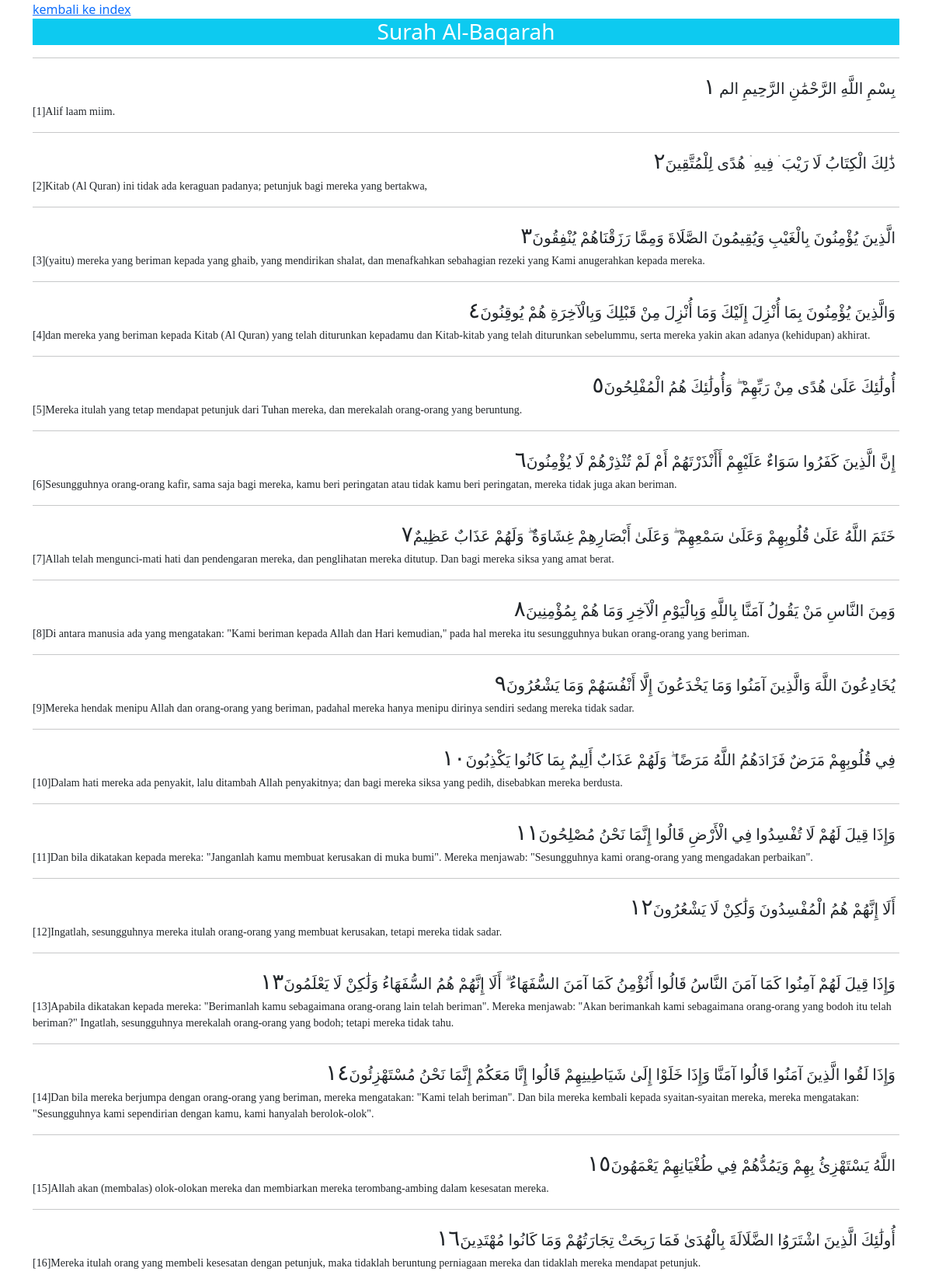
Screenshot of /detail.php?surah=2&nama_surah=Surah Al-Baqarah (upper part) with the database file from the repository.
### tables this page shows
CREATE TABLE `arabicquran` (
  `Index` int(11) NOT NULL,
  `DatabaseID` smallint(6) NOT NULL,
  `Surah` int(11) NOT NULL,
  `Ayat` int(11) NOT NULL,
  `Text` text NOT NULL
);

CREATE TABLE `indonesianquran` (
  `Index` int(11) NOT NULL,
  `DatabaseID` smallint(6) NOT NULL,
  `Surah` int(11) NOT NULL,
  `Ayat` int(11) NOT NULL,
  `Text` text NOT NULL
);

### detail.php (the view, shortened to what this page needs)
<!doctype html>
<html lang="en">
<head>
  <link href="https://cdn.jsdelivr.net/npm/bootstrap@5.0.1/dist/css/bootstrap.min.css" rel="stylesheet">
</head>
<body>
  <div class="container">
    <?php
    include "koneksi.php";
    if (isset($_GET['surah']) || isset($_GET['nama_surah'])) {
      $surah = $_GET['surah'];
      $nama_surah = $_GET['nama_surah'];
      echo '<a href="index.php">kembali ke index</a>';
      echo '<h3 class="text-center bg-info text-white">' . $nama_surah . '</h3>';
      echo '<hr>';
      $tampil = mysqli_query($koneksi, "SELECT
                a.text as arabic,
                b.text as indonesia
              FROM
                arabicquran a LEFT OUTER JOIN indonesianquran b
              ON a.index=b.index
              WHERE a.surah = $surah
              ");
      $ayat = 1;
      while ($data = mysqli_fetch_array($tampil)) {
        $str = $data['arabic'];
        echo '<p class="arabic">' . $str . format_arabic_number($ayat) . '</p>';
        echo '<p class="latin">' . '[' . $ayat . ']' . $data['indonesia'] . '</p>';
        echo '<hr>';
        $ayat++;
      }
    }
    function format_arabic_number($number)
    {
      $arabic_number = array('٠', '١', '٢', '٣', '٤', '٥', '٦', '٧', '٨', '٩');
      $jum_karakter = strlen($number);
      $temp = "";
      for ($i = 0; $i < $jum_karakter; $i++) {
        $char = substr($number, $i, 1);
        $temp .= $arabic_number[$char];
      }
      return '<span class="arabic_number">' . $temp . '</span>';
    }
    ?>
  </div>
</body>
</html>

### detail.php (style rules this page uses)
.arabic { font-family: 'Uthmani', serif; font-size: 20px; font-weight: normal; direction: rtl; padding: 0 5px; margin: 0px; }
.latin { font-family: serif; font-size: 14px; font-weight: normal; direction: ltr; padding: 0; margin: 0; }
.arabic_number { font-size: 28px; font-weight: normal; }

### rows the page displays
arabicquran: Text "بِسْمِ اللَّهِ الرَّحْمَٰنِ الرَّحِيمِ الم", temp "١", indonesianquran.Text "Alif laam miim."
arabicquran: Text "ذَٰلِكَ الْكِتَابُ لَا رَيْبَ ۛ فِيهِ ۛ هُدًى لِلْمُتَّقِينَ", temp "٢", indonesianquran.Text "Kitab (Al Quran) ini tidak ada keraguan padanya; petunjuk bagi mereka yang bertakwa,"
arabicquran: Text "الَّذِينَ يُؤْمِنُونَ بِالْغَيْبِ وَيُقِيمُونَ الصَّلَاةَ وَمِمَّا رَزَقْنَاهُمْ يُنْفِقُونَ", temp "٣", indonesianquran.Text "(yaitu) mereka yang beriman kepada yang ghaib, yang mendirikan shalat, dan menafkahkan sebahagian rezeki yang Kami anugerahkan kepada mereka."
arabicquran: Text "وَالَّذِينَ يُؤْمِنُونَ بِمَا أُنْزِلَ إِلَيْكَ وَمَا أُنْزِلَ مِنْ قَبْلِكَ وَبِالْآخِرَةِ هُمْ يُوقِنُونَ", temp "٤", indonesianquran.Text "dan mereka yang beriman kepada Kitab (Al Quran) yang telah diturunkan kepadamu dan Kitab-kitab yang telah diturunkan sebelummu, serta mereka yakin akan adanya (kehidupan) akhirat."
arabicquran: Text "أُولَٰئِكَ عَلَىٰ هُدًى مِنْ رَبِّهِمْ ۖ وَأُولَٰئِكَ هُمُ الْمُفْلِحُونَ", temp "٥", indonesianquran.Text "Mereka itulah yang tetap mendapat petunjuk dari Tuhan mereka, dan merekalah orang-orang yang beruntung."
arabicquran: Text "إِنَّ الَّذِينَ كَفَرُوا سَوَاءٌ عَلَيْهِمْ أَأَنْذَرْتَهُمْ أَمْ لَمْ تُنْذِرْهُمْ لَا يُؤْمِنُونَ", temp "٦", indonesianquran.Text "Sesungguhnya orang-orang kafir, sama saja bagi mereka, kamu beri peringatan atau tidak kamu beri peringatan, mereka tidak juga akan beriman."
arabicquran: Text "خَتَمَ اللَّهُ عَلَىٰ قُلُوبِهِمْ وَعَلَىٰ سَمْعِهِمْ ۖ وَعَلَىٰ أَبْصَارِهِمْ غِشَاوَةٌ ۖ وَلَهُمْ عَذَابٌ عَظِيمٌ", temp "٧", indonesianquran.Text "Allah telah mengunci-mati hati dan pendengaran mereka, dan penglihatan mereka ditutup. Dan bagi mereka siksa yang amat berat."
arabicquran: Text "وَمِنَ النَّاسِ مَنْ يَقُولُ آمَنَّا بِاللَّهِ وَبِالْيَوْمِ الْآخِرِ وَمَا هُمْ بِمُؤْمِنِينَ", temp "٨", indonesianquran.Text "Di antara manusia ada yang mengatakan: \"Kami beriman kepada Allah dan Hari kemudian,\" pada hal mereka itu sesungguhnya bukan orang-orang yang beriman."
arabicquran: Text "يُخَادِعُونَ اللَّهَ وَالَّذِينَ آمَنُوا وَمَا يَخْدَعُونَ إِلَّا أَنْفُسَهُمْ وَمَا يَشْعُرُونَ", temp "٩", indonesianquran.Text "Mereka hendak menipu Allah dan orang-orang yang beriman, padahal mereka hanya menipu dirinya sendiri sedang mereka tidak sadar."
arabicquran: Text "فِي قُلُوبِهِمْ مَرَضٌ فَزَادَهُمُ اللَّهُ مَرَضًا ۖ وَلَهُمْ عَذَابٌ أَلِيمٌ بِمَا كَانُوا يَكْذِبُونَ", temp "١٠", indonesianquran.Text "Dalam hati mereka ada penyakit, lalu ditambah Allah penyakitnya; dan bagi mereka siksa yang pedih, disebabkan mereka berdusta."
arabicquran: Text "وَإِذَا قِيلَ لَهُمْ لَا تُفْسِدُوا فِي الْأَرْضِ قَالُوا إِنَّمَا نَحْنُ مُصْلِحُونَ", temp "١١", indonesianquran.Text "Dan bila dikatakan kepada mereka: \"Janganlah kamu membuat kerusakan di muka bumi\". Mereka menjawab: \"Sesungguhnya kami orang-orang yang mengadakan perbaikan\"."
arabicquran: Text "أَلَا إِنَّهُمْ هُمُ الْمُفْسِدُونَ وَلَٰكِنْ لَا يَشْعُرُونَ", temp "١٢", indonesianquran.Text "Ingatlah, sesungguhnya mereka itulah orang-orang yang membuat kerusakan, tetapi mereka tidak sadar."
arabicquran: Text "وَإِذَا قِيلَ لَهُمْ آمِنُوا كَمَا آمَنَ النَّاسُ قَالُوا أَنُؤْمِنُ كَمَا آمَنَ السُّفَهَاءُ ۗ أَلَا إِنَّهُمْ هُمُ السُّفَهَاءُ وَلَٰكِنْ لَا يَعْلَمُونَ", temp "١٣", indonesianquran.Text "Apabila dikatakan kepada mereka: \"Berimanlah kamu sebagaimana orang-orang lain telah beriman\". Mereka menjawab: \"Akan berimankah kami sebagaimana orang-orang yang bodoh itu telah beriman?\" Ingatlah, sesungguhnya merekalah orang-orang yang bodoh; tetapi mereka tidak tahu."
arabicquran: Text "وَإِذَا لَقُوا الَّذِينَ آمَنُوا قَالُوا آمَنَّا وَإِذَا خَلَوْا إِلَىٰ شَيَاطِينِهِمْ قَالُوا إِنَّا مَعَكُمْ إِنَّمَا نَحْنُ مُسْتَهْزِئُونَ", temp "١٤", indonesianquran.Text "Dan bila mereka berjumpa dengan orang-orang yang beriman, mereka mengatakan: \"Kami telah beriman\". Dan bila mereka kembali kepada syaitan-syaitan mereka, mereka mengatakan: \"Sesungguhnya kami sependirian dengan kamu, kami hanyalah berolok-olok\"."
arabicquran: Text "اللَّهُ يَسْتَهْزِئُ بِهِمْ وَيَمُدُّهُمْ فِي طُغْيَانِهِمْ يَعْمَهُونَ", temp "١٥", indonesianquran.Text "Allah akan (membalas) olok-olokan mereka dan membiarkan mereka terombang-ambing dalam kesesatan mereka."
arabicquran: Text "أُولَٰئِكَ الَّذِينَ اشْتَرَوُا الضَّلَالَةَ بِالْهُدَىٰ فَمَا رَبِحَتْ تِجَارَتُهُمْ وَمَا كَانُوا مُهْتَدِينَ", temp "١٦", indonesianquran.Text "Mereka itulah orang yang membeli kesesatan dengan petunjuk, maka tidaklah beruntung perniagaan mereka dan tidaklah mereka mendapat petunjuk."

### other values shown
$nama_surah "Surah Al-Baqarah"
